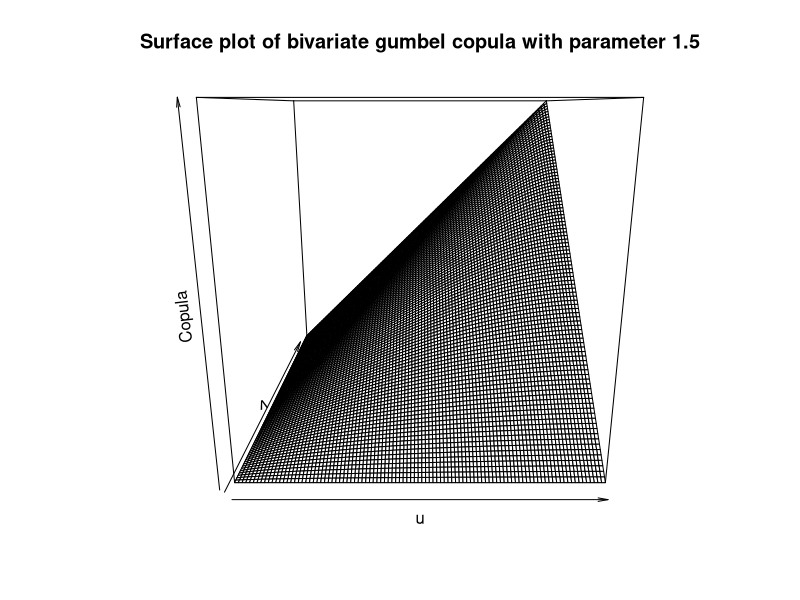
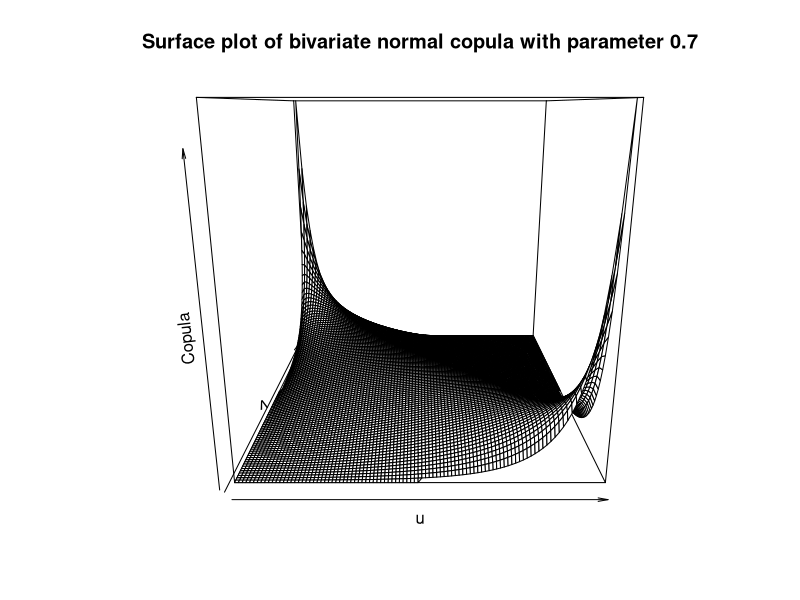

Recreate these plots in R, in order.
surfGumbel <- function(theta) {
	copula <- function(u, v) {
		y = exp(-((-log(u))^theta + (-log(v))^theta)^(1/theta));
		return (y);
	}
	n = 100;
	X = seq(0, 1, length.out = n);
	Y = X;
	Z = numeric();
	for (i in 1:n) {
		for (j in 1:n) {
			Z = c(Z, copula(X[i], Y[j]));
		}
	}

	Z = matrix(Z, nrow = n, ncol = n);
	persp(X, Y, Z, xlab = "u", ylab = "v", zlab = "Copula",
	 main = "Surface plot of bivariate gumbel copula with parameter 1.5");
	dev.copy(png, "plots/plot_q1_1.png"); dev.off ();
}

surfNormal <- function(theta) {
	copula <- function(u, v) {
		X = matrix(c(qnorm(u), qnorm(v)), nrow=2, ncol=1);
		Sig = matrix(c(1, theta, theta, 1), nrow=2, ncol=2);
		y = det(2*pi*Sig)^(-1/2) * exp(-t(X) %*% Sig^(-1) %*% X / 2);
		return (y);
	}
	n = 100;
	X = seq(0, 1, length.out = n);
	Y = X;
	Z = numeric();
	for (i in 1:n) {
		for (j in 1:n) {
			Z = c(Z, copula(X[i], Y[j]));
		}
	}

	Z = matrix(Z, nrow = n, ncol = n);
	persp(X, Y, Z, xlab = "u", ylab = "v", zlab = "Copula",
	 main = "Surface plot of bivariate normal copula with parameter 0.7");
	dev.copy(png, "plots/plot_q1_2.png"); dev.off ();
}

surfGumbel(1.5);
surfNormal(0.7);